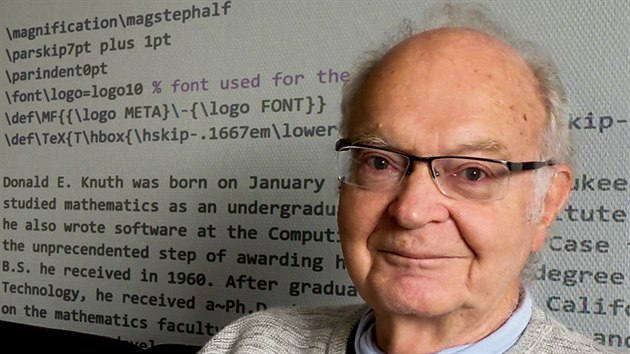
#> input picture DA/Latex Workshop/DA_using_template/pics/knuthi.jpg, 630 x 354 px
$ python -i cv2scan.py   (imports and definitions only)
#> lines starting #> are read from the running program, lines starting #| are printed output that depends on the picture; after the words box and inside, x2 and y2 are one past the last pixel; in counts of white or black regions, pixels touching at a corner belong together
#> further down, picture is the input picture: shape (354, 630, 3); mean B, G, R 110.6, 121.6, 136
### source/prototypes/streamFusion_Ben/scanner/utlis.py
import cv2
import numpy as np
import math


def biggestContour(contours, accuracy, areaVal):  # FIND THE BIGGEST CONTOUR
    biggest = np.array([])
    max_area = 0

    for i in contours:
        area = cv2.contourArea(i)
        if area > areaVal:
            peri = cv2.arcLength(i, True)
            # ACCURACY IS A DYNAMIC SLIDER VALUE
            approx = cv2.approxPolyDP(i, accuracy * peri, True)
            if area > max_area and len(approx) == 4:  # IF == 4 THEN SQUARE
                biggest = approx
                max_area = area
    return biggest, max_area


def getEdges(oldBiggest, biggest, contours, img, biggestChanged):
    # SECTION determine biggest contour
    # SECTION evaluate contours and draw biggest + flip image into perspective
    if biggest.size != 0 and (biggestChanged >= 0.5 or biggestChanged is None) and biggest.tolist() != oldBiggest.tolist():
        oldBiggest = squarify(biggest)
    else:
        margin = 10
        height, width, chanel = img.shape
        width -= margin
        height -= margin
        windowPoints = np.array([[[margin, margin]], [[width, margin]],
                                 [[width, height]], [[margin, height]]])

        if (biggest.size == 0 and oldBiggest.size == 0) or len(contours) == 0:
            oldBiggest = windowPoints

    return oldBiggest


# [65 lines left out: functions reorder, rotateCW, squarify, not called in this run]


def dot(vA, vB):
    return vA[0]*vB[0]+vA[1]*vB[1]


# [31 lines left out: functions ang, perc, not called in this run]

### source/prototypes/streamFusion_Ben/scanner/cv2scan.py
from .utlis import *
from PIL import Image

import cv2
import numpy as np
import imutils
import sys
import math


def check(img):
    contours = oldBiggest = biggest = np.array([])
    imgGray = imgThreshold = imgContours = imgBlank = None
    biggestChanged = 1

    if img is not None:
        heightImg, widthImg, chanel = img.shape
#> heightImg = 354; widthImg = 630; chanel = 3

        # CREATE A BLANK IMAGE FOR TESTING DEBUGING IF REQUIRED
        imgBlank = np.zeros((heightImg, widthImg, 3), np.uint8)
        imgGray = imgThreshold = imgContours = imgBlank

        # CONVERT IMAGE TO GRAY SCALE
        imgGray = cv2.cvtColor(img, cv2.COLOR_BGR2GRAY)
        imgBlur = cv2.GaussianBlur(imgGray, (5, 5), 1)  # ADD GAUSSIAN BLUR
        upperThres = 40
        lowerThres = 40
        imgThreshold = cv2.Canny(
            imgBlur, upperThres, lowerThres)  # APPLY CANNY BLUR
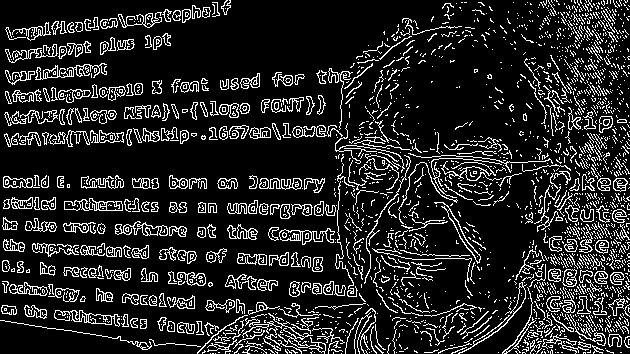
#> imgThreshold: shape (354, 630); 14.6% white in thin lines or dots

        image_contours = np.zeros((heightImg, widthImg, 1), np.uint8)

        image_binary = np.zeros((heightImg, widthImg, 1), np.uint8)

        for channel in range(img.shape[2]):
            ret, image_thresh = cv2.threshold(
                img[:, :, channel],  200, 200, cv2.THRESH_BINARY)
            special_contours = cv2.findContours(image_thresh, 1, 1)[0]
            cv2.drawContours(image_contours, special_contours, -
                             1, (255, 255, 255), 3)
#> this loop made 3 passes
#> pass 1, in check, `ret, image_thresh = cv2.threshold( img[:, :, channel],  200, 200, cv2...`:
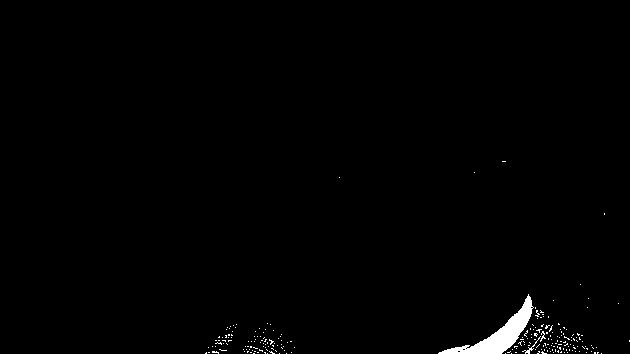
#> image_thresh: shape (354, 630); values 0 (black) and 200 (white), 0.92% white; 219 white regions (216 under 20 px), largest, box (x1, y1, x2, y2) and area: (438, 294, 534, 354) 1470, (522, 336, 541, 354) 45, (540, 331, 546, 342) 23
#> after the loop:
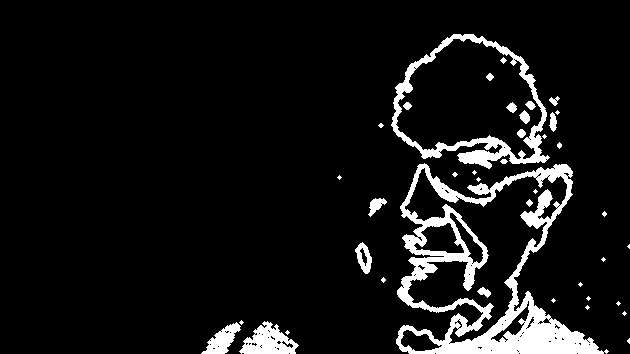
#> image_contours: shape (354, 630, 1); 8.2% white; 40 white regions (21 under 20 px)

        special_contours = cv2.findContours(image_contours, cv2.RETR_LIST,
                                            cv2.CHAIN_APPROX_SIMPLE)[0]
#> special_contours = 148 contours, 119 with area under 20; largest, box (x1, y1, x2, y2) and area: (396, 163, 609, 354) 23568, (391, 34, 550, 169) 14808, (395, 38, 543, 160) 11768, (404, 167, 568, 344) 10804, (239, 321, 299, 354) 1101
        if len(special_contours) > 0:
            cv2.drawContours(image_binary, [max(special_contours, key=cv2.contourArea, default=0)],
                             -1, (255, 255, 255), -1)
#> image_binary: shape (354, 630, 1); 10.8% white; 1 white region, box (x1, y1, x2, y2) and area: (396, 163, 609, 354) 24160
            cv2.drawContours(image_binary, special_contours,
                             -1, (255, 255, 0), 2)
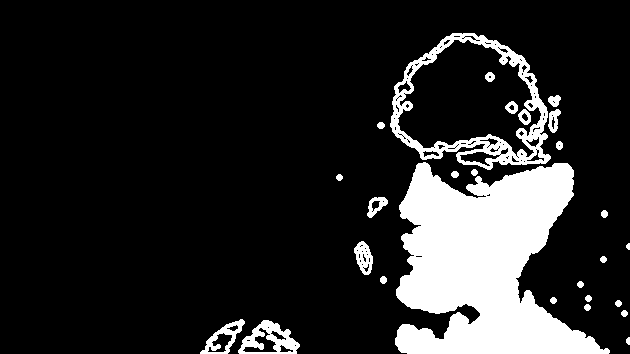
#> image_binary: shape (354, 630, 1); 15.1% white; 27 white regions, largest, box (x1, y1, x2, y2) and area: (395, 162, 610, 354) 25659, (390, 33, 551, 170) 4744, (238, 320, 300, 354) 1006

        imgGray = image_binary

        kernel = cv2.getStructuringElement(cv2.MORPH_ELLIPSE, (2, 2))
#> kernel = [[0, 1], [1, 1]]
        # kernel = None
        imgDial = cv2.dilate(imgThreshold, kernel,
                             iterations=3)  # APPLY DILATION
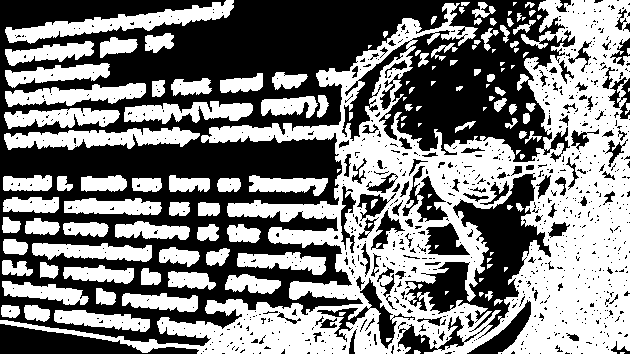
#> imgDial: shape (354, 630); 49.3% white; 136 white regions (41 under 20 px), largest, box (x1, y1, x2, y2) and area: (0, 0, 630, 354) 68945, (5, 0, 234, 44) 3141, (4, 127, 200, 150) 2709
        imgThreshold = cv2.erode(
            imgDial, kernel, iterations=3)  # APPLY EROSION
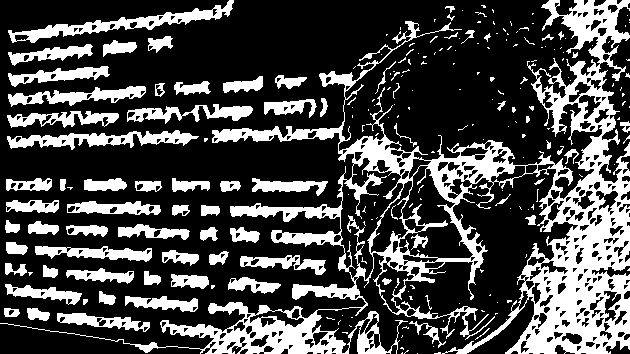
#> imgThreshold: shape (354, 630); 28.4% white; 229 white regions (151 under 20 px)
        # !SECTION

        contours, hierarchy = cv2.findContours(
            imgThreshold, cv2.RETR_LIST, cv2.CHAIN_APPROX_SIMPLE)  # FIND ALL CONTOURS
#> contours = 589 contours, 307 with area under 20; largest, box (x1, y1, x2, y2) and area: (0, 0, 630, 354) 51032, (340, 157, 404, 281) 3763, (398, 165, 474, 259) 3547, (8, 0, 234, 43) 2018, (7, 130, 199, 150) 1590

        # SECTION find all contours + draw them
        imgContours = img.copy()  # COPY IMAGE FOR DISPLAY PURPOSES

        # FIND THE BIGGEST COUNTOUR
        accuracy = 25/1000
        area = 1000
        biggest, maxArea = biggestContour(
            contours, accuracy, area)  # FIND THE BIGGEST CONTOUR
#> the loop in biggestContour, `for i in contours:` made 589 passes
#> (area, peri, approx) on passes 402, 467, 588, 589: (1589.5, 534, [[198, 136], [7, 139]]), (1171, 375.9, [[145, 87], [8, 98], [115, 102]]), (51032, 9672.2, [[629, 0], [0, 323], [629, 349]]), (2017.5, 576.5, [[233, 0], [8, 32], [151, 29]])
#> (area, peri) on passes 322, 347, 362: (1179, 263.9), (3547, 567.2), (3763, 980.8)
#> after the loop in biggestContour, `for i in contours:`: biggest = empty array; max_area = 0
#> biggest = empty array; maxArea = 0

        # SECTION draw enclosing yellow border
        cnts = cv2.findContours(imgThreshold.copy(), cv2.RETR_EXTERNAL,
                                cv2.CHAIN_APPROX_SIMPLE)
#> cnts = 213 contours, 156 with area under 20; largest, box (x1, y1, x2, y2) and area: (0, 0, 630, 354) 51032, (8, 0, 234, 43) 2018, (7, 130, 199, 150) 1590, (8, 86, 146, 107) 1171, (127, 104, 253, 124) 968
        cnts = imutils.grab_contours(cnts)
        if len(cnts) != 0 and cv2.contourArea:
            c = max(cnts, key=cv2.contourArea)
#> c = contour of 3783 points, box (x1, y1, x2, y2) (0, 0, 630, 354), area 51032
            cv2.drawContours(
                imgContours, [c], -1, (0, 255, 255), -1)
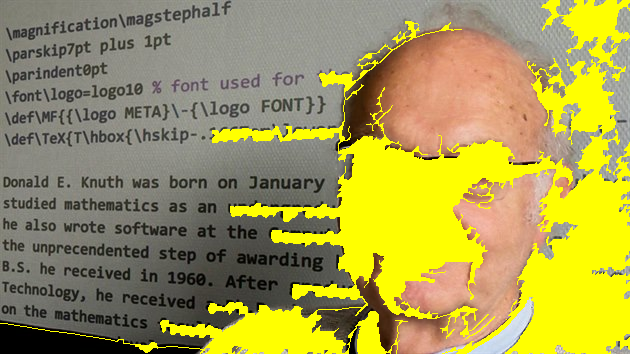
#> imgContours: shape (354, 630, 3); mean B, G, R 82.9, 154.6, 164
        # !SECTION

        if len(oldBiggest) == 0:
            oldBiggest = biggest
#> oldBiggest = empty array

        # CALCULATE PERCENTAGE DIFFERENCE BETWEEN NEW AND OLD CONOURS
        a = np.array(biggest)
#> a = empty array
        b = np.array(oldBiggest)
#> b = empty array
        # RAISES NAN ERRORS THAT CAN BE IGNORED (CAN!!!)
        biggestChanged = np.mean(
            a != b) if a.size != 0 and b.size != 0 else 1
#> biggestChanged = 1

        #!SECTION

    edges = getEdges(oldBiggest, biggest, contours, img, biggestChanged)
#> edges = [[10, 10], [620, 10], [620, 344], [10, 344]]

    return edges


# [140 lines left out: functions getWrappedImg, getPlayableArray, makeSquare, not called in this run]

>>> import cv2
>>> picture = cv2.imread('../../../../DA/Latex Workshop/DA_using_template/pics/knuthi.jpg')
>>> result = check(picture)
#> result = [[10, 10], [620, 10], [620, 344], [10, 344]]
